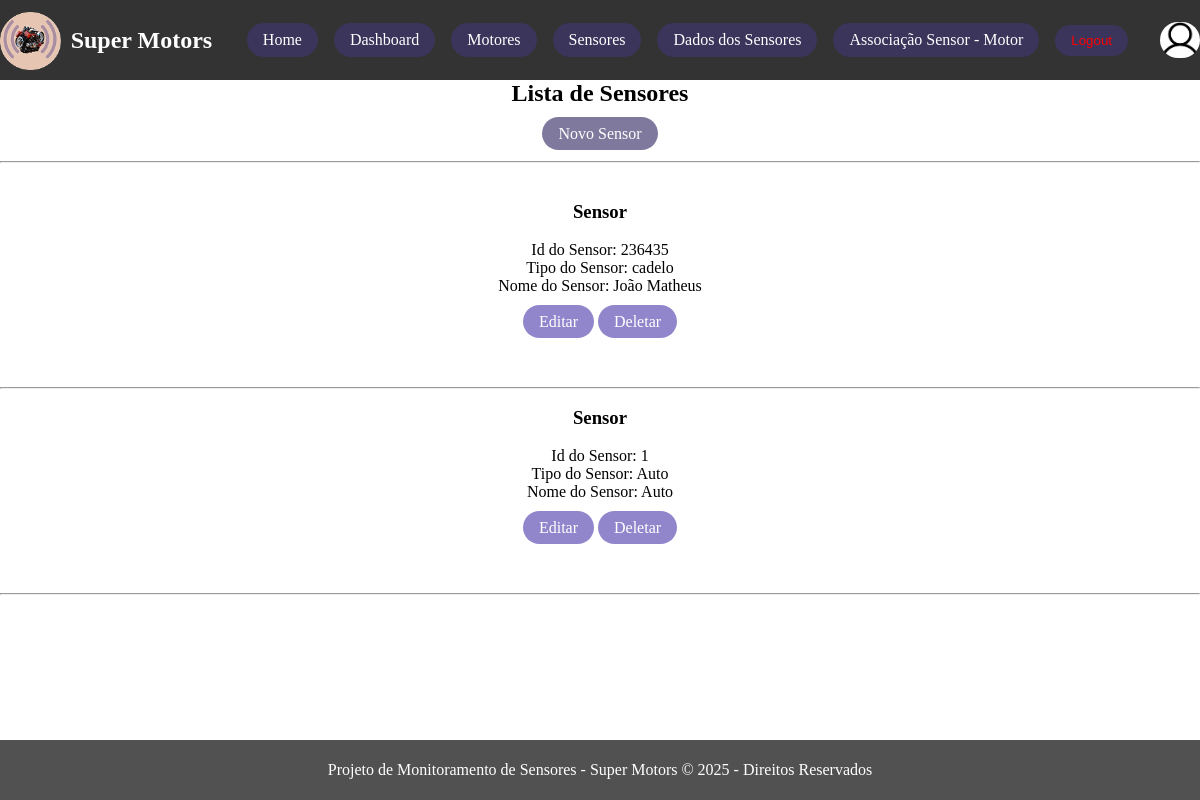
Page /sensors/ (signed in) on the committed database.
### sensores/models.py (models this page shows, shortened)
class Sensor(models.Model):
    Id = models.CharField(primary_key=True, max_length=10)
    Nome = models.CharField(max_length=30)
    Tipo = models.CharField(max_length=20)

### sensores/views.py (the view)
# urls.py: path('sensors/', SensorListView.as_view(), name='sensor_list'),
class SensorListView(LoginRequiredMixin, ListView):
    model = Sensor
    template_name = 'sensor_list.html'
    success_url = reverse_lazy('home_list')

### sensores/templates/sensor_list.html (shortened to what this page needs)
{% extends "base.html" %}
{% block content %}
<div class="topo-lista">
    <h2>Lista de Sensores</h2><br>
    <a class = "tico" href="{% url 'sensor_form' %}">Novo Sensor</a>
    <br><br>
    <hr>
</div>
{%for sensor in object_list%}
<br>
<div class="topo-lista">
<ul>
    <h3>Sensor</h3><br>
    <li>Id do Sensor: {{sensor.Id}}</li>
    <li>Tipo do Sensor: {{sensor.Tipo}}</li>
    <li>Nome do Sensor: {{sensor.Nome}}</li>
</ul>
<br>
    <span>
        <a href="{% url 'sensor_form' %}" class="btn-fill">Editar</a>
        <a href="{% url 'sensor_delete' sensor.pk %}" class="btn-fill">Deletar</a>
    </span>
</div>
<br><br>
<hr>
{%endfor%}
{% endblock %}

### static/css/style.css (style rules this page uses)
* { margin: 0; padding: 0; box-sizing: border-box; }
a, a:visited, a:hover, a:active { text-decoration: none; }
body { display: grid; grid-template-columns: 12fr; grid-template-rows: 80px auto 120px; grid-template-areas: "h" "m" "f"; }
.topo-lista { text-align: center; margin-bottom: 20px; }
.tico { padding: 8px 16px; background-color: #332b629f; border: none; border-radius: 32px; color: white; }
.btn-fill { padding: 8px 16px; background-color: #4f3eae9f; border: none; border-radius: 32px; color: white; }

### rows in the picture
Sensor: Id "236435", Tipo "cadelo", Nome "João Matheus"
Sensor: Id "1", Tipo "Auto", Nome "Auto"
